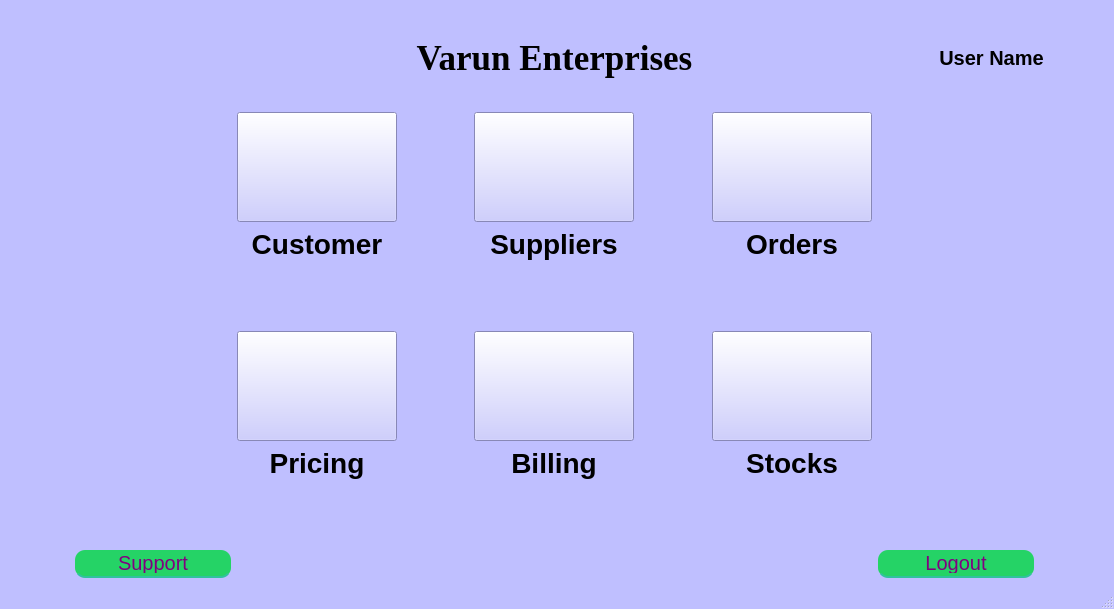
<?xml version="1.0" encoding="UTF-8"?>
<ui version="4.0">
 <class>Homepage</class>
 <widget class="QMainWindow" name="Homepage">
  <property name="geometry">
   <rect>
    <x>0</x>
    <y>0</y>
    <width>1114</width>
    <height>609</height>
   </rect>
  </property>
  <property name="windowTitle">
   <string>Homepage</string>
  </property>
  <property name="styleSheet">
   <string notr="true">QMainWindow{
background-color: rgb(191, 191, 255);
}

QLabel{
font-size:28px;
font-family:&quot;Times New Roman&quot;;
font-weight: bold;
}

QPushButton {
background-color: rgb(191, 191, 255);
}


</string>
  </property>
  <widget class="QWidget" name="centralwidget">
   <layout class="QGridLayout" name="gridLayout">
    <item row="2" column="2">
     <widget class="QLabel" name="label_2">
      <property name="styleSheet">
       <string notr="true"/>
      </property>
      <property name="text">
       <string>Customer</string>
      </property>
      <property name="alignment">
       <set>Qt::AlignHCenter|Qt::AlignTop</set>
      </property>
     </widget>
    </item>
    <item row="2" column="0">
     <spacer name="horizontalSpacer_17">
      <property name="orientation">
       <enum>Qt::Horizontal</enum>
      </property>
      <property name="sizeHint" stdset="0">
       <size>
        <width>40</width>
        <height>20</height>
       </size>
      </property>
     </spacer>
    </item>
    <item row="0" column="2" colspan="5">
     <widget class="QLabel" name="label">
      <property name="font">
       <font>
        <family>Times New Roman</family>
        <pointsize>-1</pointsize>
        <weight>75</weight>
        <bold>true</bold>
       </font>
      </property>
      <property name="styleSheet">
       <string notr="true">font-size:35px;</string>
      </property>
      <property name="text">
       <string>Varun Enterprises</string>
      </property>
      <property name="alignment">
       <set>Qt::AlignCenter</set>
      </property>
     </widget>
    </item>
    <item row="8" column="8">
     <spacer name="horizontalSpacer_24">
      <property name="orientation">
       <enum>Qt::Horizontal</enum>
      </property>
      <property name="sizeHint" stdset="0">
       <size>
        <width>40</width>
        <height>20</height>
       </size>
      </property>
     </spacer>
    </item>
    <item row="2" column="5">
     <spacer name="horizontalSpacer_27">
      <property name="orientation">
       <enum>Qt::Horizontal</enum>
      </property>
      <property name="sizeHint" stdset="0">
       <size>
        <width>40</width>
        <height>20</height>
       </size>
      </property>
     </spacer>
    </item>
    <item row="6" column="5">
     <spacer name="horizontalSpacer_29">
      <property name="orientation">
       <enum>Qt::Horizontal</enum>
      </property>
      <property name="sizeHint" stdset="0">
       <size>
        <width>40</width>
        <height>20</height>
       </size>
      </property>
     </spacer>
    </item>
    <item row="6" column="0">
     <spacer name="horizontalSpacer_19">
      <property name="orientation">
       <enum>Qt::Horizontal</enum>
      </property>
      <property name="sizeHint" stdset="0">
       <size>
        <width>40</width>
        <height>20</height>
       </size>
      </property>
     </spacer>
    </item>
    <item row="8" column="0">
     <spacer name="horizontalSpacer_21">
      <property name="orientation">
       <enum>Qt::Horizontal</enum>
      </property>
      <property name="sizeHint" stdset="0">
       <size>
        <width>40</width>
        <height>20</height>
       </size>
      </property>
     </spacer>
    </item>
    <item row="6" column="7">
     <spacer name="horizontalSpacer_22">
      <property name="orientation">
       <enum>Qt::Horizontal</enum>
      </property>
      <property name="sizeHint" stdset="0">
       <size>
        <width>40</width>
        <height>20</height>
       </size>
      </property>
     </spacer>
    </item>
    <item row="1" column="8">
     <spacer name="horizontalSpacer_11">
      <property name="orientation">
       <enum>Qt::Horizontal</enum>
      </property>
      <property name="sizeHint" stdset="0">
       <size>
        <width>40</width>
        <height>20</height>
       </size>
      </property>
     </spacer>
    </item>
    <item row="2" column="8">
     <spacer name="horizontalSpacer_16">
      <property name="orientation">
       <enum>Qt::Horizontal</enum>
      </property>
      <property name="sizeHint" stdset="0">
       <size>
        <width>40</width>
        <height>20</height>
       </size>
      </property>
     </spacer>
    </item>
    <item row="2" column="7">
     <spacer name="horizontalSpacer_15">
      <property name="orientation">
       <enum>Qt::Horizontal</enum>
      </property>
      <property name="sizeHint" stdset="0">
       <size>
        <width>40</width>
        <height>20</height>
       </size>
      </property>
     </spacer>
    </item>
    <item row="2" column="3">
     <spacer name="horizontalSpacer_26">
      <property name="orientation">
       <enum>Qt::Horizontal</enum>
      </property>
      <property name="sizeHint" stdset="0">
       <size>
        <width>40</width>
        <height>20</height>
       </size>
      </property>
     </spacer>
    </item>
    <item row="0" column="0">
     <spacer name="horizontalSpacer_13">
      <property name="orientation">
       <enum>Qt::Horizontal</enum>
      </property>
      <property name="sizeHint" stdset="0">
       <size>
        <width>40</width>
        <height>20</height>
       </size>
      </property>
     </spacer>
    </item>
    <item row="1" column="7">
     <spacer name="horizontalSpacer_14">
      <property name="orientation">
       <enum>Qt::Horizontal</enum>
      </property>
      <property name="sizeHint" stdset="0">
       <size>
        <width>40</width>
        <height>20</height>
       </size>
      </property>
     </spacer>
    </item>
    <item row="3" column="1">
     <spacer name="horizontalSpacer_8">
      <property name="orientation">
       <enum>Qt::Horizontal</enum>
      </property>
      <property name="sizeHint" stdset="0">
       <size>
        <width>40</width>
        <height>20</height>
       </size>
      </property>
     </spacer>
    </item>
    <item row="1" column="1">
     <spacer name="horizontalSpacer_12">
      <property name="orientation">
       <enum>Qt::Horizontal</enum>
      </property>
      <property name="sizeHint" stdset="0">
       <size>
        <width>40</width>
        <height>20</height>
       </size>
      </property>
     </spacer>
    </item>
    <item row="3" column="0">
     <spacer name="horizontalSpacer_5">
      <property name="orientation">
       <enum>Qt::Horizontal</enum>
      </property>
      <property name="sizeHint" stdset="0">
       <size>
        <width>40</width>
        <height>20</height>
       </size>
      </property>
     </spacer>
    </item>
    <item row="3" column="8">
     <spacer name="horizontalSpacer_7">
      <property name="orientation">
       <enum>Qt::Horizontal</enum>
      </property>
      <property name="sizeHint" stdset="0">
       <size>
        <width>40</width>
        <height>20</height>
       </size>
      </property>
     </spacer>
    </item>
    <item row="1" column="0">
     <spacer name="horizontalSpacer_9">
      <property name="orientation">
       <enum>Qt::Horizontal</enum>
      </property>
      <property name="sizeHint" stdset="0">
       <size>
        <width>40</width>
        <height>20</height>
       </size>
      </property>
     </spacer>
    </item>
    <item row="6" column="1">
     <spacer name="horizontalSpacer_20">
      <property name="orientation">
       <enum>Qt::Horizontal</enum>
      </property>
      <property name="sizeHint" stdset="0">
       <size>
        <width>40</width>
        <height>20</height>
       </size>
      </property>
     </spacer>
    </item>
    <item row="3" column="7">
     <spacer name="horizontalSpacer_6">
      <property name="orientation">
       <enum>Qt::Horizontal</enum>
      </property>
      <property name="sizeHint" stdset="0">
       <size>
        <width>40</width>
        <height>20</height>
       </size>
      </property>
     </spacer>
    </item>
    <item row="6" column="2">
     <widget class="QLabel" name="label_5">
      <property name="text">
       <string>Pricing</string>
      </property>
      <property name="alignment">
       <set>Qt::AlignHCenter|Qt::AlignTop</set>
      </property>
     </widget>
    </item>
    <item row="6" column="6">
     <widget class="QLabel" name="label_7">
      <property name="text">
       <string>Stocks</string>
      </property>
      <property name="alignment">
       <set>Qt::AlignHCenter|Qt::AlignTop</set>
      </property>
     </widget>
    </item>
    <item row="2" column="4">
     <widget class="QLabel" name="label_3">
      <property name="text">
       <string>Suppliers</string>
      </property>
      <property name="alignment">
       <set>Qt::AlignHCenter|Qt::AlignTop</set>
      </property>
     </widget>
    </item>
    <item row="1" column="5">
     <spacer name="horizontalSpacer_2">
      <property name="orientation">
       <enum>Qt::Horizontal</enum>
      </property>
      <property name="sizeHint" stdset="0">
       <size>
        <width>40</width>
        <height>20</height>
       </size>
      </property>
     </spacer>
    </item>
    <item row="3" column="3">
     <spacer name="horizontalSpacer_3">
      <property name="orientation">
       <enum>Qt::Horizontal</enum>
      </property>
      <property name="sizeHint" stdset="0">
       <size>
        <width>40</width>
        <height>20</height>
       </size>
      </property>
     </spacer>
    </item>
    <item row="6" column="3">
     <spacer name="horizontalSpacer_28">
      <property name="orientation">
       <enum>Qt::Horizontal</enum>
      </property>
      <property name="sizeHint" stdset="0">
       <size>
        <width>40</width>
        <height>20</height>
       </size>
      </property>
     </spacer>
    </item>
    <item row="0" column="1">
     <spacer name="horizontalSpacer_30">
      <property name="orientation">
       <enum>Qt::Horizontal</enum>
      </property>
      <property name="sizeHint" stdset="0">
       <size>
        <width>40</width>
        <height>20</height>
       </size>
      </property>
     </spacer>
    </item>
    <item row="8" column="2" colspan="5">
     <spacer name="horizontalSpacer_25">
      <property name="orientation">
       <enum>Qt::Horizontal</enum>
      </property>
      <property name="sizeHint" stdset="0">
       <size>
        <width>40</width>
        <height>20</height>
       </size>
      </property>
     </spacer>
    </item>
    <item row="6" column="8">
     <spacer name="horizontalSpacer_23">
      <property name="orientation">
       <enum>Qt::Horizontal</enum>
      </property>
      <property name="sizeHint" stdset="0">
       <size>
        <width>40</width>
        <height>20</height>
       </size>
      </property>
     </spacer>
    </item>
    <item row="8" column="1">
     <widget class="QPushButton" name="pushButton">
      <property name="sizePolicy">
       <sizepolicy hsizetype="Fixed" vsizetype="Fixed">
        <horstretch>0</horstretch>
        <verstretch>0</verstretch>
       </sizepolicy>
      </property>
      <property name="minimumSize">
       <size>
        <width>0</width>
        <height>28</height>
       </size>
      </property>
      <property name="maximumSize">
       <size>
        <width>16777215</width>
        <height>28</height>
       </size>
      </property>
      <property name="styleSheet">
       <string notr="true">QPushButton {
	width: 150%;
height:20px;
	padding: 3%;
	background:#25D366;
	border-bottom: 2px solid #30C29E;
	border-top-style: none;
	border-right-style: none;
	border-left-style: none;	
	color: #fff;
 border-radius: 10px;
font-size:20px;
color:purple;
}
QPushButton:pressed {
    background: darkgreen;
}
</string>
      </property>
      <property name="text">
       <string>Support</string>
      </property>
     </widget>
    </item>
    <item row="6" column="4">
     <widget class="QLabel" name="label_6">
      <property name="text">
       <string>Billing</string>
      </property>
      <property name="alignment">
       <set>Qt::AlignHCenter|Qt::AlignTop</set>
      </property>
     </widget>
    </item>
    <item row="2" column="6">
     <widget class="QLabel" name="label_4">
      <property name="text">
       <string>Orders</string>
      </property>
      <property name="alignment">
       <set>Qt::AlignHCenter|Qt::AlignTop</set>
      </property>
     </widget>
    </item>
    <item row="1" column="3">
     <spacer name="horizontalSpacer">
      <property name="orientation">
       <enum>Qt::Horizontal</enum>
      </property>
      <property name="sizeHint" stdset="0">
       <size>
        <width>40</width>
        <height>20</height>
       </size>
      </property>
     </spacer>
    </item>
    <item row="3" column="5">
     <spacer name="horizontalSpacer_4">
      <property name="orientation">
       <enum>Qt::Horizontal</enum>
      </property>
      <property name="sizeHint" stdset="0">
       <size>
        <width>40</width>
        <height>20</height>
       </size>
      </property>
     </spacer>
    </item>
    <item row="2" column="1">
     <spacer name="horizontalSpacer_18">
      <property name="orientation">
       <enum>Qt::Horizontal</enum>
      </property>
      <property name="sizeHint" stdset="0">
       <size>
        <width>40</width>
        <height>20</height>
       </size>
      </property>
     </spacer>
    </item>
    <item row="8" column="7">
     <widget class="QPushButton" name="logoutButton">
      <property name="sizePolicy">
       <sizepolicy hsizetype="Fixed" vsizetype="Fixed">
        <horstretch>0</horstretch>
        <verstretch>0</verstretch>
       </sizepolicy>
      </property>
      <property name="minimumSize">
       <size>
        <width>0</width>
        <height>28</height>
       </size>
      </property>
      <property name="maximumSize">
       <size>
        <width>16777215</width>
        <height>28</height>
       </size>
      </property>
      <property name="styleSheet">
       <string notr="true">QPushButton {
	width: 150%;
height:20px;
	padding: 3%;
	background:#25D366;
	border-bottom: 2px solid #30C29E;
	border-top-style: none;
	border-right-style: none;
	border-left-style: none;	
	color: #fff;
 border-radius: 10px;
font-size:20px;
color:purple;
}
QPushButton:pressed {
    background: darkgreen;
}
</string>
      </property>
      <property name="text">
       <string>Logout</string>
      </property>
     </widget>
    </item>
    <item row="1" column="2">
     <widget class="QPushButton" name="customerButton">
      <property name="sizePolicy">
       <sizepolicy hsizetype="Fixed" vsizetype="Fixed">
        <horstretch>0</horstretch>
        <verstretch>0</verstretch>
       </sizepolicy>
      </property>
      <property name="minimumSize">
       <size>
        <width>160</width>
        <height>110</height>
       </size>
      </property>
      <property name="maximumSize">
       <size>
        <width>160</width>
        <height>110</height>
       </size>
      </property>
      <property name="styleSheet">
       <string notr="true"/>
      </property>
      <property name="text">
       <string/>
      </property>
      <property name="icon">
       <iconset>
        <normalon>:/Homepage/Homepage/Customer.png</normalon>
       </iconset>
      </property>
      <property name="iconSize">
       <size>
        <width>150</width>
        <height>150</height>
       </size>
      </property>
     </widget>
    </item>
    <item row="1" column="4">
     <widget class="QPushButton" name="suppliersButton">
      <property name="sizePolicy">
       <sizepolicy hsizetype="Fixed" vsizetype="Fixed">
        <horstretch>0</horstretch>
        <verstretch>0</verstretch>
       </sizepolicy>
      </property>
      <property name="minimumSize">
       <size>
        <width>160</width>
        <height>110</height>
       </size>
      </property>
      <property name="maximumSize">
       <size>
        <width>160</width>
        <height>110</height>
       </size>
      </property>
      <property name="text">
       <string/>
      </property>
      <property name="icon">
       <iconset>
        <normalon>:/Homepage/Homepage/Supplier.png</normalon>
       </iconset>
      </property>
      <property name="iconSize">
       <size>
        <width>150</width>
        <height>100</height>
       </size>
      </property>
     </widget>
    </item>
    <item row="1" column="6">
     <widget class="QPushButton" name="ordersButton">
      <property name="sizePolicy">
       <sizepolicy hsizetype="Fixed" vsizetype="Fixed">
        <horstretch>0</horstretch>
        <verstretch>0</verstretch>
       </sizepolicy>
      </property>
      <property name="minimumSize">
       <size>
        <width>160</width>
        <height>110</height>
       </size>
      </property>
      <property name="maximumSize">
       <size>
        <width>160</width>
        <height>110</height>
       </size>
      </property>
      <property name="text">
       <string/>
      </property>
      <property name="icon">
       <iconset>
        <normalon>:/Homepage/Homepage/Orders.png</normalon>
       </iconset>
      </property>
      <property name="iconSize">
       <size>
        <width>150</width>
        <height>100</height>
       </size>
      </property>
     </widget>
    </item>
    <item row="3" column="2">
     <widget class="QPushButton" name="pricingButton">
      <property name="minimumSize">
       <size>
        <width>160</width>
        <height>110</height>
       </size>
      </property>
      <property name="maximumSize">
       <size>
        <width>160</width>
        <height>110</height>
       </size>
      </property>
      <property name="text">
       <string/>
      </property>
      <property name="icon">
       <iconset>
        <normalon>:/Homepage/Homepage/Pricing.png</normalon>
       </iconset>
      </property>
      <property name="iconSize">
       <size>
        <width>150</width>
        <height>100</height>
       </size>
      </property>
     </widget>
    </item>
    <item row="3" column="4">
     <widget class="QPushButton" name="billingButton">
      <property name="sizePolicy">
       <sizepolicy hsizetype="Fixed" vsizetype="Fixed">
        <horstretch>0</horstretch>
        <verstretch>0</verstretch>
       </sizepolicy>
      </property>
      <property name="minimumSize">
       <size>
        <width>160</width>
        <height>110</height>
       </size>
      </property>
      <property name="maximumSize">
       <size>
        <width>160</width>
        <height>110</height>
       </size>
      </property>
      <property name="text">
       <string/>
      </property>
      <property name="icon">
       <iconset>
        <normalon>:/Homepage/Homepage/Billing.png</normalon>
       </iconset>
      </property>
      <property name="iconSize">
       <size>
        <width>150</width>
        <height>100</height>
       </size>
      </property>
     </widget>
    </item>
    <item row="3" column="6">
     <widget class="QPushButton" name="stocksButton">
      <property name="minimumSize">
       <size>
        <width>160</width>
        <height>110</height>
       </size>
      </property>
      <property name="maximumSize">
       <size>
        <width>160</width>
        <height>110</height>
       </size>
      </property>
      <property name="text">
       <string/>
      </property>
      <property name="icon">
       <iconset>
        <normalon>:/Homepage/Homepage/Stock.png</normalon>
       </iconset>
      </property>
      <property name="iconSize">
       <size>
        <width>150</width>
        <height>100</height>
       </size>
      </property>
     </widget>
    </item>
    <item row="0" column="7" colspan="2">
     <widget class="QLabel" name="label_8">
      <property name="styleSheet">
       <string notr="true">font-size:20px;</string>
      </property>
      <property name="text">
       <string>User Name</string>
      </property>
      <property name="alignment">
       <set>Qt::AlignCenter</set>
      </property>
     </widget>
    </item>
   </layout>
  </widget>
  <widget class="QMenuBar" name="menubar">
   <property name="geometry">
    <rect>
     <x>0</x>
     <y>0</y>
     <width>1114</width>
     <height>27</height>
    </rect>
   </property>
  </widget>
  <widget class="QStatusBar" name="statusbar"/>
 </widget>
 <tabstops>
  <tabstop>pushButton</tabstop>
  <tabstop>logoutButton</tabstop>
 </tabstops>
 <resources>
  <include location="rec.qrc"/>
 </resources>
 <connections/>
</ui>
